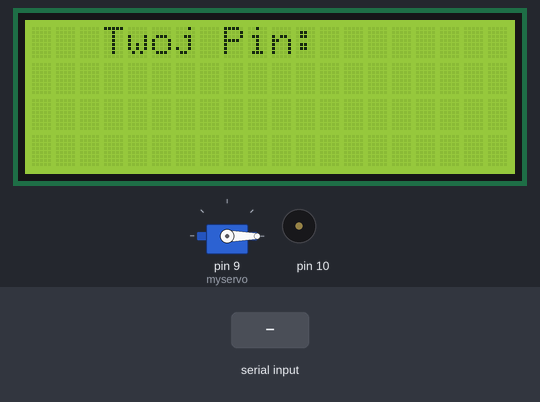
Recording of a sketch running on a simulated Arduino Uno, built with avr-gcc and run on an emulated ATmega328P. On the bench: servo, 20×4 character LCD, buzzer (waves = sounding). The test bench sets the inputs (shaded band). What the sketch prints to the serial monitor is not drawn.

Above: at 1.2 s.
1.3 s: "a" received over Serial
At 3.47 s:
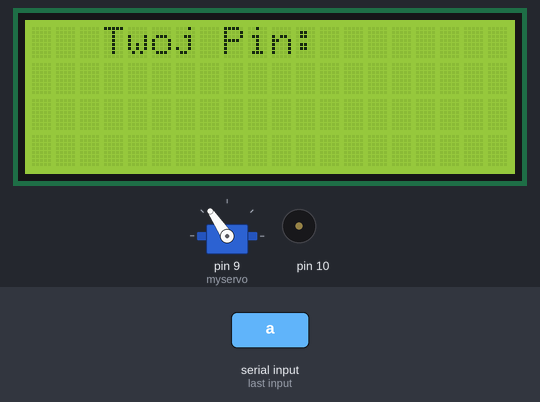
3.6 s: "e" received over Serial
At 5.4 s:
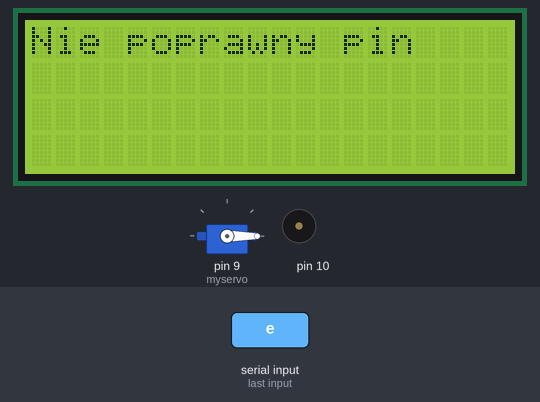
6.0 s: "b" received over Serial
8.8 s: "1" received over Serial
At 10.3 s:
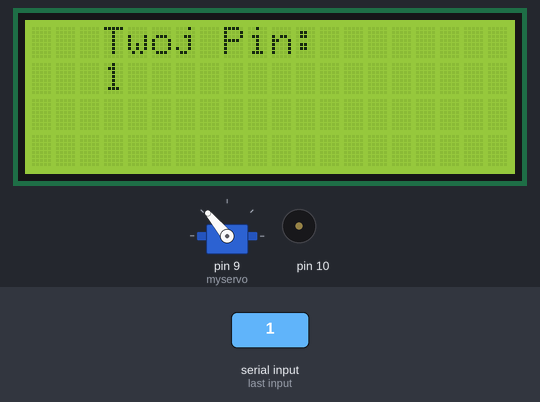
10.6 s: "b" received over Serial
13.3 s: "a" received over Serial
At 17.5 s:
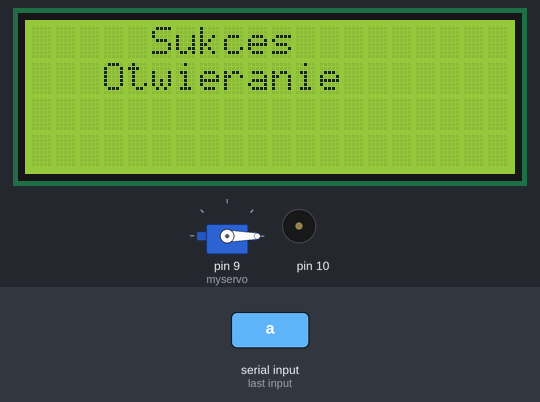
Timing chart, 0 to 18.2 s (numbered marks = the images above; inputs shaded):
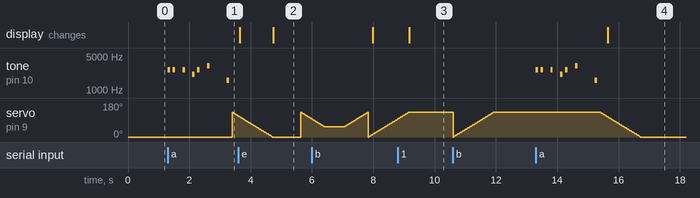

The sketch:

ArduinoCode.ino
```cpp
#include <Servo.h>
#include <Wire.h>
#include <LiquidCrystal_I2C.h>
#include <Buzzer.h>

Servo myservo;
int message = 0;
int pos = 0;
LiquidCrystal_I2C lcd(0x27,20,4);
String pin = "";
Buzzer buzzer(10, 13);

void setup() {
  // put your setup code here, to run once:
  Serial.begin(9600);
  myservo.attach(9);
  myservo.write(0);
  lcd.init();
  lcd.backlight();
  lcdTemplate();
  pinMode(10,OUTPUT);
}

void lcdTemplate()
{
  pin = "";
  lcd.clear();
  lcd.setCursor(3,0);
  lcd.print("Twoj Pin:");
  lcd.setCursor(2,1);
  lcd.print(pin);
}

void lcdTemplate(char nextChar)
{
  lcd.clear();
  pin = pin + " " + nextChar;
  lcd.setCursor(3,0);
  lcd.print("Twoj Pin:");
  lcd.setCursor(2,1);
  lcd.print(pin);
}

void buzzerMelody()
{
  buzzer.begin(100);
  buzzer.sound(NOTE_E7, 80);
  buzzer.sound(NOTE_E7, 80);
  buzzer.sound(0, 80);
  buzzer.sound(NOTE_E7, 80);
  buzzer.sound(0, 80);
  buzzer.sound(NOTE_C7, 80);
  buzzer.sound(NOTE_E7, 80);
  buzzer.sound(0, 80);
  buzzer.sound(NOTE_G7, 80);
  buzzer.sound(0, 240);
  buzzer.sound(NOTE_G6, 80);
}

void loop() {
  // put your main code here, to run repeatedly:
  if (Serial.available() > 0)
  {
    message = Serial.read();
    Serial.print("Recieved: ");
    Serial.println((char)message);
    if((char)message == 'b')
    {
      for (pos = 0; pos <= 130; pos += 1)
      {
        myservo.write(pos);
        delay(10);
      }
    }
    else if((char)message == 'a')
    {
      buzzerMelody();
      lcd.clear();
      lcd.setCursor(5,0);
      lcd.print("Sukces");
      lcd.setCursor(3,1);
      lcd.print("Otwieranie");

      for (pos = 130; pos >= 0; pos -= 1)
      {
        myservo.write(pos);
        delay(10);
      }
    }
    else if((char)message == 'e')
    {
      lcd.clear();
      lcd.setCursor(0,0);
      lcd.print("Nie poprawny pin");
      digitalWrite(10,HIGH);
      delay(900);
      digitalWrite(10,LOW);

      //otwieranie
      for (pos = 130; pos >= 55; pos -= 1)
      {
          myservo.write(pos);
          delay(10);
      }

      delay(650);

      //zamykanie
      for (pos = 55; pos <= 130; pos += 1)
      {
        myservo.write(pos);
        delay(10);
      }
      lcdTemplate();

    }
    else if((char)message == 'c')
    {
      lcdTemplate();
    }
    else if (message !=10)
    {
      lcdTemplate((char)message);
      digitalWrite(10,HIGH);
      delay(100);
      digitalWrite(10,LOW);
    }
  }
}
```

Measured:
- after the input at 1.3 s, tone on pin 10: plays 2637 Hz for 0.08 s, 2637 Hz for 0.08 s, 2637 Hz for 0.08 s, 2093 Hz for 0.08 s, 2637 Hz for 0.08 s, 3136 Hz for 0.08 s … (7 notes in this stretch), starting at once
- after the input at 3.6 s, the display: first differs from a run without the input after 1.1 s (image 2)
- after the input at 8.8 s, the display: changes after 0.37 s (image 3)
- after the input at 13.3 s, tone on pin 10: plays 2637 Hz for 0.08 s, 2637 Hz for 0.08 s, 2637 Hz for 0.08 s, 2093 Hz for 0.08 s, 2637 Hz for 0.08 s, 3136 Hz for 0.08 s … (7 notes in this stretch), starting at once; servo on pin 9 (myservo): moves from 130° to 0° over 1.3 s, starting after 2.1 s; the display: changes after 2.3 s (image 4)
